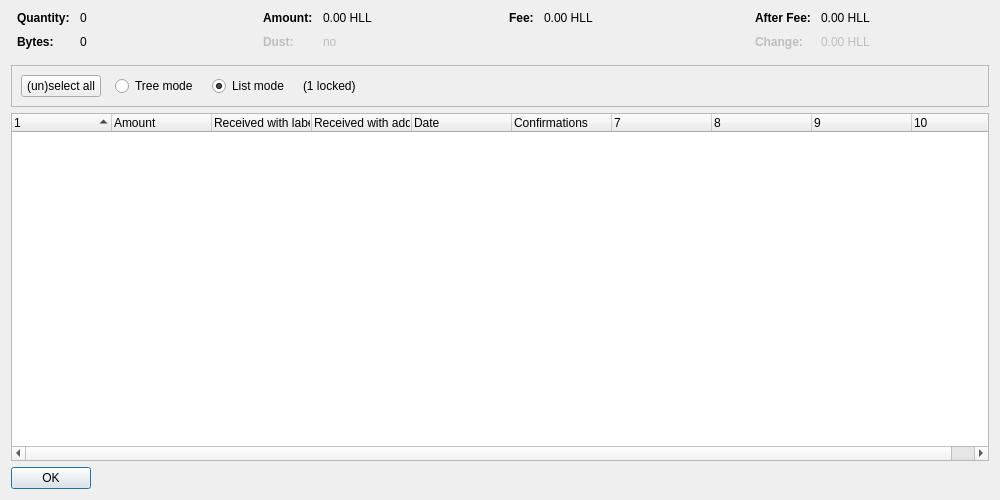
<?xml version="1.0" encoding="UTF-8"?>
<ui version="4.0">
 <class>CoinControlDialog</class>
 <widget class="QDialog" name="CoinControlDialog">
  <property name="geometry">
   <rect>
    <x>0</x>
    <y>0</y>
    <width>1000</width>
    <height>500</height>
   </rect>
  </property>
  <property name="windowTitle">
   <string>Coin Selection</string>
  </property>
  <layout class="QVBoxLayout" name="verticalLayout">
   <item>
    <layout class="QHBoxLayout" name="horizontalLayoutTop" stretch="0,0,0,0">
     <property name="topMargin">
      <number>0</number>
     </property>
     <property name="bottomMargin">
      <number>10</number>
     </property>
     <item>
      <layout class="QFormLayout" name="formLayoutCoinControl1">
       <property name="horizontalSpacing">
        <number>10</number>
       </property>
       <property name="verticalSpacing">
        <number>10</number>
       </property>
       <property name="leftMargin">
        <number>6</number>
       </property>
       <property name="rightMargin">
        <number>6</number>
       </property>
       <item row="0" column="0">
        <widget class="QLabel" name="labelCoinControlQuantityText">
         <property name="font">
          <font>
           <weight>75</weight>
           <bold>true</bold>
          </font>
         </property>
         <property name="text">
          <string>Quantity:</string>
         </property>
        </widget>
       </item>
       <item row="0" column="1">
        <widget class="QLabel" name="labelCoinControlQuantity">
         <property name="cursor">
          <cursorShape>IBeamCursor</cursorShape>
         </property>
         <property name="contextMenuPolicy">
          <enum>Qt::ActionsContextMenu</enum>
         </property>
         <property name="text">
          <string notr="true">0</string>
         </property>
         <property name="textInteractionFlags">
          <set>Qt::LinksAccessibleByMouse|Qt::TextSelectableByKeyboard|Qt::TextSelectableByMouse</set>
         </property>
        </widget>
       </item>
       <item row="1" column="0">
        <widget class="QLabel" name="labelCoinControlBytesText">
         <property name="font">
          <font>
           <weight>75</weight>
           <bold>true</bold>
          </font>
         </property>
         <property name="text">
          <string>Bytes:</string>
         </property>
        </widget>
       </item>
       <item row="1" column="1">
        <widget class="QLabel" name="labelCoinControlBytes">
         <property name="cursor">
          <cursorShape>IBeamCursor</cursorShape>
         </property>
         <property name="contextMenuPolicy">
          <enum>Qt::ActionsContextMenu</enum>
         </property>
         <property name="text">
          <string notr="true">0</string>
         </property>
         <property name="textInteractionFlags">
          <set>Qt::LinksAccessibleByMouse|Qt::TextSelectableByKeyboard|Qt::TextSelectableByMouse</set>
         </property>
        </widget>
       </item>
      </layout>
     </item>
     <item>
      <layout class="QFormLayout" name="formLayoutCoinControl2">
       <property name="horizontalSpacing">
        <number>10</number>
       </property>
       <property name="verticalSpacing">
        <number>10</number>
       </property>
       <property name="leftMargin">
        <number>6</number>
       </property>
       <property name="rightMargin">
        <number>6</number>
       </property>
       <item row="0" column="0">
        <widget class="QLabel" name="labelCoinControlAmountText">
         <property name="font">
          <font>
           <weight>75</weight>
           <bold>true</bold>
          </font>
         </property>
         <property name="text">
          <string>Amount:</string>
         </property>
        </widget>
       </item>
       <item row="0" column="1">
        <widget class="QLabel" name="labelCoinControlAmount">
         <property name="cursor">
          <cursorShape>IBeamCursor</cursorShape>
         </property>
         <property name="contextMenuPolicy">
          <enum>Qt::ActionsContextMenu</enum>
         </property>
         <property name="text">
          <string notr="true">0.00 HLL</string>
         </property>
         <property name="textInteractionFlags">
          <set>Qt::LinksAccessibleByMouse|Qt::TextSelectableByKeyboard|Qt::TextSelectableByMouse</set>
         </property>
        </widget>
       </item>
       <item row="1" column="0">
        <widget class="QLabel" name="labelCoinControlLowOutputText">
         <property name="enabled">
          <bool>false</bool>
         </property>
         <property name="font">
          <font>
           <weight>75</weight>
           <bold>true</bold>
          </font>
         </property>
         <property name="text">
          <string>Dust:</string>
         </property>
        </widget>
       </item>
       <item row="1" column="1">
        <widget class="QLabel" name="labelCoinControlLowOutput">
         <property name="enabled">
          <bool>false</bool>
         </property>
         <property name="cursor">
          <cursorShape>IBeamCursor</cursorShape>
         </property>
         <property name="contextMenuPolicy">
          <enum>Qt::ActionsContextMenu</enum>
         </property>
         <property name="text">
          <string notr="true">no</string>
         </property>
         <property name="textInteractionFlags">
          <set>Qt::LinksAccessibleByMouse|Qt::TextSelectableByKeyboard|Qt::TextSelectableByMouse</set>
         </property>
        </widget>
       </item>
      </layout>
     </item>
     <item>
      <layout class="QFormLayout" name="formLayoutCoinControl3">
       <property name="horizontalSpacing">
        <number>10</number>
       </property>
       <property name="verticalSpacing">
        <number>10</number>
       </property>
       <property name="leftMargin">
        <number>6</number>
       </property>
       <property name="rightMargin">
        <number>6</number>
       </property>
       <item row="0" column="0">
        <widget class="QLabel" name="labelCoinControlFeeText">
         <property name="font">
          <font>
           <weight>75</weight>
           <bold>true</bold>
          </font>
         </property>
         <property name="text">
          <string>Fee:</string>
         </property>
        </widget>
       </item>
       <item row="0" column="1">
        <widget class="QLabel" name="labelCoinControlFee">
         <property name="cursor">
          <cursorShape>IBeamCursor</cursorShape>
         </property>
         <property name="contextMenuPolicy">
          <enum>Qt::ActionsContextMenu</enum>
         </property>
         <property name="text">
          <string notr="true">0.00 HLL</string>
         </property>
         <property name="textInteractionFlags">
          <set>Qt::LinksAccessibleByMouse|Qt::TextSelectableByKeyboard|Qt::TextSelectableByMouse</set>
         </property>
        </widget>
       </item>
      </layout>
     </item>
     <item>
      <layout class="QFormLayout" name="formLayoutCoinControl4">
       <property name="horizontalSpacing">
        <number>10</number>
       </property>
       <property name="verticalSpacing">
        <number>10</number>
       </property>
       <property name="leftMargin">
        <number>6</number>
       </property>
       <property name="rightMargin">
        <number>6</number>
       </property>
       <item row="0" column="0">
        <widget class="QLabel" name="labelCoinControlAfterFeeText">
         <property name="font">
          <font>
           <weight>75</weight>
           <bold>true</bold>
          </font>
         </property>
         <property name="text">
          <string>After Fee:</string>
         </property>
        </widget>
       </item>
       <item row="0" column="1">
        <widget class="QLabel" name="labelCoinControlAfterFee">
         <property name="cursor">
          <cursorShape>IBeamCursor</cursorShape>
         </property>
         <property name="contextMenuPolicy">
          <enum>Qt::ActionsContextMenu</enum>
         </property>
         <property name="text">
          <string notr="true">0.00 HLL</string>
         </property>
         <property name="textInteractionFlags">
          <set>Qt::LinksAccessibleByMouse|Qt::TextSelectableByKeyboard|Qt::TextSelectableByMouse</set>
         </property>
        </widget>
       </item>
       <item row="1" column="0">
        <widget class="QLabel" name="labelCoinControlChangeText">
         <property name="enabled">
          <bool>false</bool>
         </property>
         <property name="font">
          <font>
           <weight>75</weight>
           <bold>true</bold>
          </font>
         </property>
         <property name="text">
          <string>Change:</string>
         </property>
        </widget>
       </item>
       <item row="1" column="1">
        <widget class="QLabel" name="labelCoinControlChange">
         <property name="enabled">
          <bool>false</bool>
         </property>
         <property name="cursor">
          <cursorShape>IBeamCursor</cursorShape>
         </property>
         <property name="contextMenuPolicy">
          <enum>Qt::ActionsContextMenu</enum>
         </property>
         <property name="text">
          <string notr="true">0.00 HLL</string>
         </property>
         <property name="textInteractionFlags">
          <set>Qt::LinksAccessibleByMouse|Qt::TextSelectableByKeyboard|Qt::TextSelectableByMouse</set>
         </property>
        </widget>
       </item>
      </layout>
     </item>
    </layout>
   </item>
   <item>
    <widget class="QFrame" name="frame">
     <property name="minimumSize">
      <size>
       <width>0</width>
       <height>40</height>
      </size>
     </property>
     <property name="frameShape">
      <enum>QFrame::StyledPanel</enum>
     </property>
     <property name="frameShadow">
      <enum>QFrame::Sunken</enum>
     </property>
     <layout class="QHBoxLayout" name="horizontalLayout">
      <item>
       <layout class="QHBoxLayout" name="horizontalLayoutPanel" stretch="0,0,0,0,0">
        <property name="spacing">
         <number>14</number>
        </property>
        <item>
         <widget class="QPushButton" name="pushButtonSelectAll">
          <property name="sizePolicy">
           <sizepolicy hsizetype="Maximum" vsizetype="Fixed">
            <horstretch>0</horstretch>
            <verstretch>0</verstretch>
           </sizepolicy>
          </property>
          <property name="text">
           <string>(un)select all</string>
          </property>
          <property name="autoDefault">
           <bool>false</bool>
          </property>
         </widget>
        </item>
        <item>
         <widget class="QRadioButton" name="radioTreeMode">
          <property name="sizePolicy">
           <sizepolicy hsizetype="Maximum" vsizetype="Fixed">
            <horstretch>0</horstretch>
            <verstretch>0</verstretch>
           </sizepolicy>
          </property>
          <property name="text">
           <string>Tree mode</string>
          </property>
         </widget>
        </item>
        <item>
         <widget class="QRadioButton" name="radioListMode">
          <property name="sizePolicy">
           <sizepolicy hsizetype="Maximum" vsizetype="Fixed">
            <horstretch>0</horstretch>
            <verstretch>0</verstretch>
           </sizepolicy>
          </property>
          <property name="text">
           <string>List mode</string>
          </property>
          <property name="checked">
           <bool>true</bool>
          </property>
         </widget>
        </item>
        <item>
         <widget class="QLabel" name="labelLocked">
          <property name="text">
           <string notr="true">(1 locked)</string>
          </property>
         </widget>
        </item>
        <item>
         <spacer name="horizontalSpacer">
          <property name="orientation">
           <enum>Qt::Horizontal</enum>
          </property>
          <property name="sizeHint" stdset="0">
           <size>
            <width>40</width>
            <height>20</height>
           </size>
          </property>
         </spacer>
        </item>
       </layout>
      </item>
     </layout>
    </widget>
   </item>
   <item>
    <widget class="CoinControlTreeWidget" name="treeWidget">
     <property name="contextMenuPolicy">
      <enum>Qt::CustomContextMenu</enum>
     </property>
     <property name="sortingEnabled">
      <bool>false</bool>
     </property>
     <property name="columnCount">
      <number>10</number>
     </property>
     <attribute name="headerShowSortIndicator" stdset="0">
      <bool>true</bool>
     </attribute>
     <attribute name="headerStretchLastSection">
      <bool>false</bool>
     </attribute>
     <column>
      <property name="text">
       <string/>
      </property>
     </column>
     <column>
      <property name="text">
       <string>Amount</string>
      </property>
     </column>
     <column>
      <property name="text">
       <string>Received with label</string>
      </property>
     </column>
     <column>
      <property name="text">
       <string>Received with address</string>
      </property>
     </column>
     <column>
      <property name="text">
       <string>Date</string>
      </property>
     </column>
     <column>
      <property name="text">
       <string>Confirmations</string>
      </property>
      <property name="toolTip">
       <string>Confirmed</string>
      </property>
     </column>
     <column>
      <property name="text">
       <string/>
      </property>
     </column>
     <column>
      <property name="text">
       <string/>
      </property>
     </column>
     <column>
      <property name="text">
       <string/>
      </property>
     </column>
     <column>
      <property name="text">
       <string/>
      </property>
     </column>
    </widget>
   </item>
   <item>
    <widget class="QDialogButtonBox" name="buttonBox">
     <property name="sizePolicy">
      <sizepolicy hsizetype="Maximum" vsizetype="Fixed">
       <horstretch>0</horstretch>
       <verstretch>0</verstretch>
      </sizepolicy>
     </property>
     <property name="orientation">
      <enum>Qt::Horizontal</enum>
     </property>
     <property name="standardButtons">
      <set>QDialogButtonBox::Ok</set>
     </property>
    </widget>
   </item>
  </layout>
 </widget>
 <customwidgets>
  <customwidget>
   <class>CoinControlTreeWidget</class>
   <extends>QTreeWidget</extends>
   <header>coincontroltreewidget.h</header>
  </customwidget>
 </customwidgets>
 <resources/>
 <connections/>
</ui>
